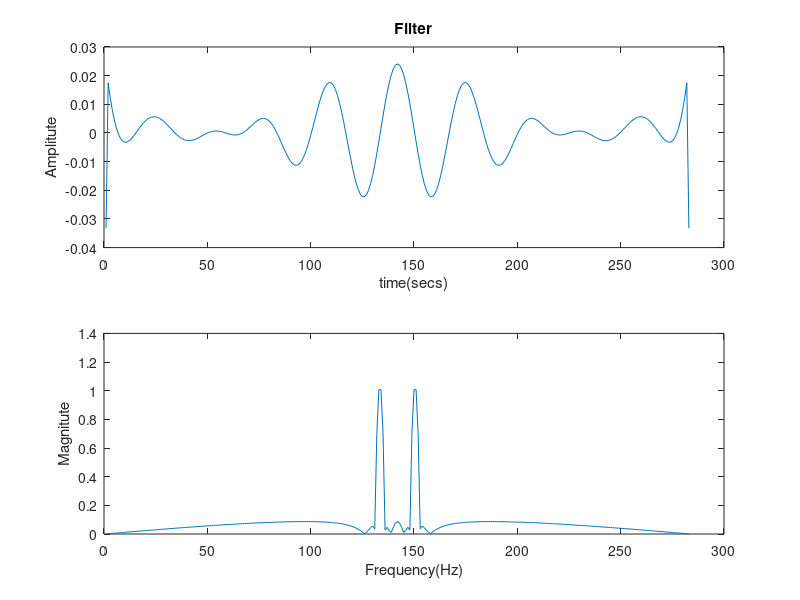
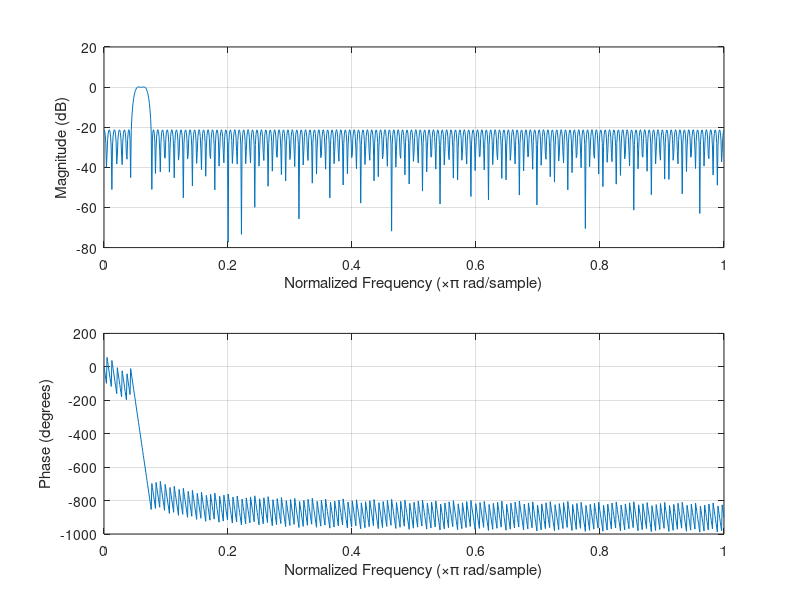

These charts were generated, in order, by the following MATLAB code:
clear all;
Fs=100e3;
t=(0:1/Fs:4095*1/Fs);
L=length(t);
x=10*cos(2*pi*t*2e3)+6*cos(2*pi*t*3e3)+8*cos(2*pi*t*4e3);
X=fftshift(fft(x));
F=-Fs/2:Fs/L:Fs/2-Fs/L;

[N,Fo,Ao,W]=firpmord([2.2,2.7,3.3,3.8],[0,1,0],[0.1,0.01,0.1],100);
h=firpm(N,Fo,Ao,W);
H=fftshift(fft(h));

y=filtfilt(h,1,x);
Y=fftshift(fft(y));

% figure(1)
% subplot(2,1,1);
% plot(t,x);
% title('Input Signal');
% xlabel('time(secs)');
% ylabel('Amplitute');
% subplot(2,1,2);
% plot(F,2*abs(X)/L);
% title('Magnitute Spectrum');
% xlabel('Frequency(Hz)');
% ylabel('Magnitute');

figure(2)
subplot(2,1,1);
plot(h);
title('Filter');
xlabel('time(secs)');
ylabel('Amplitute');
subplot(2,1,2);
plot(abs(H));
xlabel('Frequency(Hz)');
ylabel('Magnitute');

figure(3)
freqz(h);

% figure(4)
% subplot(2,1,1);
% plot(t,y);
% title('Output Signal');
% xlabel('time(secs)');
% ylabel('Amplitute');
% subplot(2,1,2);
% plot(F,2*abs(Y)/L);
% title('Magnitute Spectrum');
% xlabel('Frequency(Hz)');
% ylabel('Magnitute');
